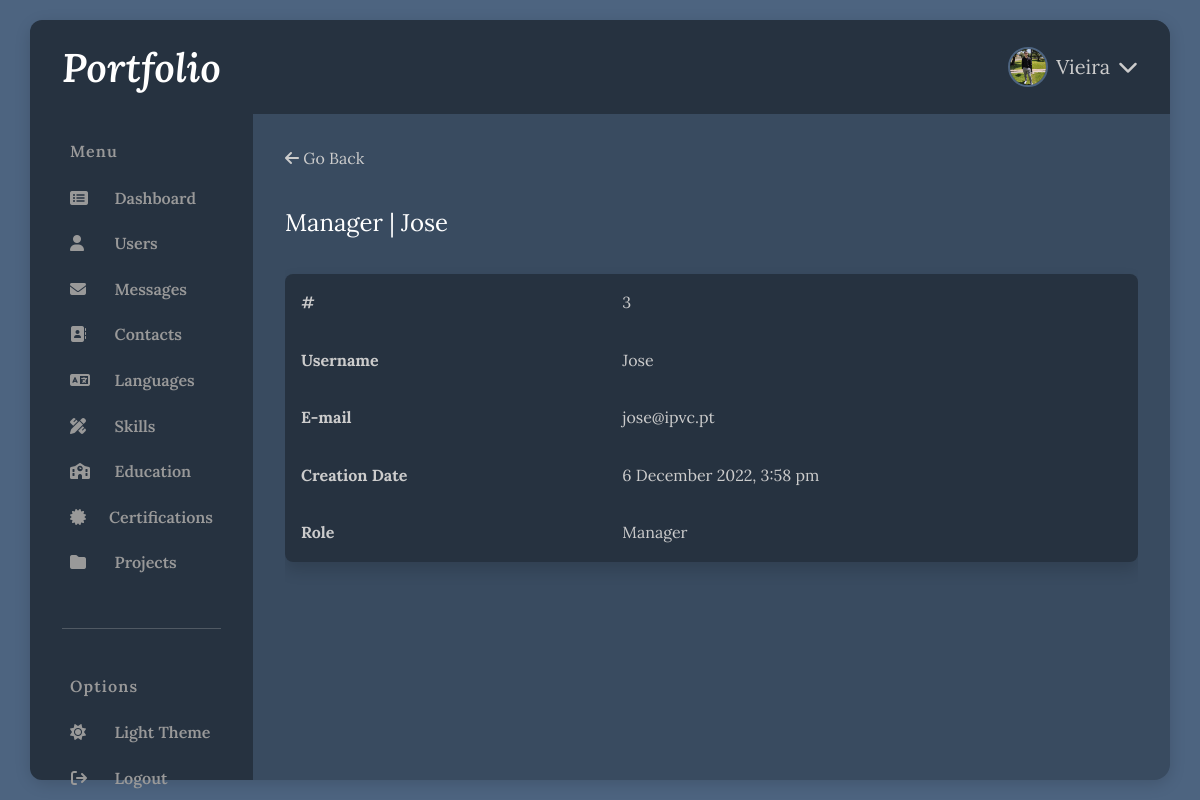
Page /pages/users/details_user.php?id=3 (signed in) on the committed database.
### tables this page shows
CREATE TABLE tblSection (
    id              int primary key auto_increment,
    section         varchar(50),
    icon            varchar(50)
);

CREATE TABLE tblUser (
    id              int primary key auto_increment,
    username        varchar(100),
    email           varchar(100),
    pass            varchar(100),
    imgPath         varchar(255),
    dtCreated       datetime default current_timestamp,
    role            int default 2,  
    state           int default 2,  
    FOREIGN KEY (role) REFERENCES tblRole(id),
    FOREIGN KEY (state) REFERENCES tblUserState(id)
);

### src/pages/users/details_user.php (the view, shortened to what this page needs)
<?php
require_once('../../config/config.php');
$sql = "SELECT * FROM tblUser WHERE id = :id";
$stmt = $conn->prepare($sql);
$stmt->bindParam(':id', $_GET['id'], PDO::PARAM_INT);
$stmt->execute();
$userx = $stmt->fetch(PDO::FETCH_ASSOC);
?>
<!DOCTYPE html>
<html lang="en">
<head>
    <?php require_once('../../components/head_links.php'); ?>
</head>
<body>
<div id="dashboard-wrapper">
    <div id="dashboard-container">
        <?php require_once('../../components/sidebar.php'); ?>
        <main>
            <?php require_once('../../components/navbar.php'); ?>
            <article id="users">
                <div class="go-back" onclick="window.location.href='./'">
                    <i class="fa-solid fa-arrow-left"></i>
                    <span>Go Back</span>
                </div>
                <div class="article-title">
                    <?php echo ($userx['role'] == 1) ? "Admin" : "Manager"; echo " | "; echo $userx['username']; ?>
                </div>
                <table class="table shadow">
                    <tr>
                        <th>#</th>
                        <td><?php echo $userx['id']; ?></td>
                    </tr>
                    <tr>
                        <th>Username</th>
                        <td><?php echo $userx['username']; ?></td>
                    </tr>
                    <tr>
                        <th>E-mail</th>
                        <td><?php echo $userx['email']; ?></td>
                    </tr>
                    <tr>
                        <th>Creation Date</th>
                        <td><?php echo date("j F Y, g:i a", strtotime($userx['dtCreated'])) ?></td>
                    </tr>
                    <tr>
                        <th>Role</th>
                        <td><?php echo ($userx['role'] == 1) ? "Admin" : "Manager"; ?></td>
                    </tr>
                </table>
            </article>
        </main>
    </div>
</div>
</body>
</html>

### src/components/sidebar.php (shortened to what this page needs)
<div id="sidebar">
    <a href="../dashboard/" class="sidebar-brand">Portfolio</a>
    <nav class="sidebar-tabs">
        <h5 class="sidebar-title">Menu</h5>
        <?php
        $sqlManagerSection = "
            SELECT s.section, s.icon
            FROM tblUser AS u, tblSection AS s, tblManagerSectionAccess AS msa
            WHERE u.id = msa.idManager AND s.id = msa.idSection AND u.id = :id";
        $sqlAdminSection = "SELECT * FROM tblSection";
        if($_SESSION['role'] == 1) {
            $stmt = $conn->prepare($sqlAdminSection);
        } else if ($_SESSION['role'] == 2) {
            $stmt = $conn->prepare($sqlManagerSection);
            $stmt->bindParam(':id', $_SESSION['id'], PDO::PARAM_INT);
        }
        $stmt->execute();
        if($stmt->rowCount() > 0) {
            while ($section = $stmt->fetch(PDO::FETCH_ASSOC)) { ?>
        <a href="../<?php echo strtolower($section['section']); ?>/" class="sidebar-link">
            <div class="sidebar-link-icon"><i class="fa-regular <?php echo $section['icon']; ?>"></i></i>
            </div>
            <span><?php echo $section['section'] ?></span>
        </a>
        <?php } } ?>
    </nav>
    <hr>
    <div class="sidebar-tabs">
        <h5 class="sidebar-title">Options</h5>
        <a href="#" class="sidebar-link" id="toggleLight">
            <div class="sidebar-link-icon">
                <i class="fa-regular" id="toggleLightIcon"></i>
            </div>
            <span id="toggleLightLabel">Light Theme</span>
        </a>
        <a href=" ?logout" class="sidebar-link">
            <div class="sidebar-link-icon">
                <i class="fa-regular fa-arrow-right-from-bracket"></i>
            </div>
            <span>Logout</span>
        </a>
    </div>
</div>

### src/components/navbar.php (shortened to what this page needs)
<?php
$sql = "SELECT * FROM tblUser WHERE id = :id";
$stmt = $conn->prepare($sql);
$stmt->bindParam(':id', $_SESSION['id'], PDO::PARAM_INT);
$stmt->execute();
$user = $stmt->fetch(PDO::FETCH_ASSOC);
?>
<div id="navbar">
    <div class="navbar-section navbar-user">
        <div class="navbar-dropdown" id="navbar-dropdown">
            <img src="../../assets/images/<?php if(!empty($user['imgPath'])) { echo $user['imgPath']; } else { echo "user_notfound.png"; } ?>" class="navbar-img" alt="">
            <div class="navbar-dropdown-title"><?php echo $_SESSION['username']; ?></div>
            <i class="fa-regular fa-chevron-down"></i>
        </div>
    </div>
</div>

### src/assets/styles/main.css (style rules this page uses)
:root { --primary-variant: hsl(212, 25%, 20%); --primary: hsl(212, 25%, 30%); --secondary: hsl(212, 25%, 40%); --tertiary: hsl(212, 25%, 60%); --title-color: hsl(0, 0%, 100%); --subtitle-color: hsl(0, 0%, 90%); --text-color: hsl(0, 0%, 80%); --muted-color: hsl(0, 0%, 60%); --ff-base: 'Lora', serif; --fw-regular: 400; --fw-semibold: 500; --fw-bold: 600; --shadow: 0 0.25rem 1rem rgb(0 0 0 / 15%); --rounded-sm: .5rem; --rounded-md: .75rem; --rounded-lg: 1000vmax; }
* { padding: 0; margin: 0; box-sizing: border-box; outline: none; transition: all .2s; font-family: var(--ff-base); }
html { scroll-behavior: smooth; }
a { color: var(--tertiary); text-decoration: none; }
body { background-color: var(--primary); font-size: 1rem; font-weight: 400; line-height: 1.6; min-height: 100vh; }

### src/assets/styles/sidebar.css (style rules this page uses)
#sidebar { max-width: 300px; height: 100%; padding: 2rem; padding-top: 1rem; display: flex; flex-direction: column; background-color: var(--primary-variant); border-top-left-radius: .75rem; border-bottom-left-radius: .75rem; }
#sidebar a, #sidebar a:hover, #sidebar a:focus { text-decoration: none; }
#sidebar .sidebar-brand-sm, #sidebar .sidebar-brand { color: var(--title-color); font-size: 2.5rem; font-weight: var(--fw-bold); font-style: italic; padding-bottom: .65rem; transition: color .2s; }
.sidebar-tabs { color: var(--muted-color); display: flex; flex-direction: column; gap: .75rem; flex-grow: 2; justify-content: flex-start; height: auto; margin: 2rem 0; }
.sidebar-title { font-size: 1rem; letter-spacing: 0.07rem; font-weight: var(--fw-bold); margin-left: .5rem; }
a.sidebar-link { display: flex; gap: 1rem; color: var(--muted-color); font-weight: var(--fw-bold); background-color: transparent; border-radius: var(--rounded-sm); padding: .25rem .5rem; font-size: 1rem; transition: all .2s ease; }
.sidebar-link .sidebar-link-icon { flex-basis: calc(100% / 5); }
.sidebar-link i, .sidebar-link span { align-self: center; }

### src/assets/styles/navbar.css (style rules this page uses)
#navbar { display: flex; align-items: center; flex-direction: row; padding: 2rem; gap: 2rem; background-color: var(--primary-variant); border-top-right-radius: 1rem; }
.navbar-section { flex-grow: 1; min-height: 30px; font-size: 1.25rem; }
.navbar-user { display: flex; flex-direction: row; justify-content: flex-end; align-items: center; gap: 1rem; }
.navbar-img { width: 40px; border-radius: 50%; border: 2px solid var(--secondary); }
.navbar-dropdown { display: flex; flex-direction: row; gap: .5rem; align-items: center; cursor: pointer; position: absolute; user-select: none; }

### src/assets/styles/dashboard.css (style rules this page uses)
#dashboard-wrapper { width: 100%; height: 100vh; display: flex; justify-content: center; align-items: center; background-color: var(--secondary); }
#dashboard-container { --content-padding: 2rem; --content-gap: 2rem; display: flex; width: 95vw; height: 95vh; background-color: var(--primary); border-radius: 1rem; box-shadow: var(--shadow); font-weight: var(--fw-regular); font-size: 1rem; color: var(--text-color); }
#dashboard-container main { display: flex; flex-direction: column; width: 100%; flex-grow: 1; }
#dashboard-container article { --max-width: 1200px; display: flex; flex-direction: column; flex-grow: 1; margin-block: var(--content-padding); gap: var(--content-gap); overflow: auto; width: min(var(--max-width), 100% - (var(--content-padding) * 2)); margin-inline: auto; }
.article-title { font-size: 1.5rem; color: var(--title-color); display: flex; align-items: center; justify-content: space-between; flex-wrap: wrap; width: 100%; gap: 1rem; }
.table { min-width: 100%; border-collapse: collapse; overflow: hidden; border-radius: var(--rounded-sm); text-align: left; }
.table, .table *:not(select) { border: 0; }
.table td, .table th { padding: 1rem; }
.table tbody tr { background-color: var(--primary-variant); color: var(--text-color); }
@media (min-width: 1025px) { .table { box-shadow: var(--shadow); } }

### rows in the picture
tblsection: section "Dashboard"
tblsection: section "Users"
tblsection: section "Messages"
tblsection: section "Contacts"
tblsection: section "Languages"
tblsection: section "Skills"
tblsection: section "Education"
tblsection: section "Certifications"
tblsection: section "Projects"
tbluser: imgPath (picture)
tbluser: username "Jose", id "3", email "jose@ipvc.pt", dtCreated "6 December 2022, 3:58 pm"

### other values in the picture
$_SESSION['username'] "Vieira"
